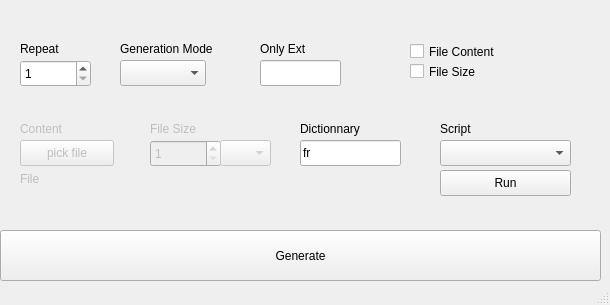
<?xml version="1.0" encoding="UTF-8"?>
<ui version="4.0">
 <class>MainWindow</class>
 <widget class="QMainWindow" name="MainWindow">
  <property name="geometry">
   <rect>
    <x>0</x>
    <y>0</y>
    <width>610</width>
    <height>305</height>
   </rect>
  </property>
  <property name="windowTitle">
   <string>MainWindow</string>
  </property>
  <widget class="QWidget" name="centralwidget">
   <widget class="QPushButton" name="generateButton">
    <property name="geometry">
     <rect>
      <x>0</x>
      <y>230</y>
      <width>601</width>
      <height>51</height>
     </rect>
    </property>
    <property name="text">
     <string>Generate</string>
    </property>
   </widget>
   <widget class="QSpinBox" name="repeatInput">
    <property name="geometry">
     <rect>
      <x>20</x>
      <y>60</y>
      <width>71</width>
      <height>27</height>
     </rect>
    </property>
    <property name="minimum">
     <number>1</number>
    </property>
    <property name="maximum">
     <number>1000000</number>
    </property>
   </widget>
   <widget class="QLabel" name="label">
    <property name="geometry">
     <rect>
      <x>20</x>
      <y>40</y>
      <width>66</width>
      <height>18</height>
     </rect>
    </property>
    <property name="text">
     <string>Repeat</string>
    </property>
   </widget>
   <widget class="QComboBox" name="generatonComboBox">
    <property name="geometry">
     <rect>
      <x>120</x>
      <y>60</y>
      <width>86</width>
      <height>26</height>
     </rect>
    </property>
   </widget>
   <widget class="QLabel" name="label_2">
    <property name="geometry">
     <rect>
      <x>120</x>
      <y>40</y>
      <width>121</width>
      <height>18</height>
     </rect>
    </property>
    <property name="text">
     <string>Generation Mode</string>
    </property>
   </widget>
   <widget class="QLineEdit" name="onlyExtInput">
    <property name="geometry">
     <rect>
      <x>260</x>
      <y>60</y>
      <width>81</width>
      <height>26</height>
     </rect>
    </property>
   </widget>
   <widget class="QLabel" name="label_3">
    <property name="geometry">
     <rect>
      <x>260</x>
      <y>40</y>
      <width>81</width>
      <height>18</height>
     </rect>
    </property>
    <property name="text">
     <string>Only Ext</string>
    </property>
   </widget>
   <widget class="QPushButton" name="pickFileButton">
    <property name="enabled">
     <bool>false</bool>
    </property>
    <property name="geometry">
     <rect>
      <x>20</x>
      <y>140</y>
      <width>94</width>
      <height>26</height>
     </rect>
    </property>
    <property name="text">
     <string>pick file</string>
    </property>
    <property name="checkable">
     <bool>false</bool>
    </property>
    <property name="checked">
     <bool>false</bool>
    </property>
    <property name="flat">
     <bool>false</bool>
    </property>
   </widget>
   <widget class="QLabel" name="fileLabel">
    <property name="enabled">
     <bool>false</bool>
    </property>
    <property name="geometry">
     <rect>
      <x>20</x>
      <y>170</y>
      <width>381</width>
      <height>18</height>
     </rect>
    </property>
    <property name="text">
     <string>File</string>
    </property>
   </widget>
   <widget class="QLabel" name="contentLabel">
    <property name="enabled">
     <bool>false</bool>
    </property>
    <property name="geometry">
     <rect>
      <x>20</x>
      <y>120</y>
      <width>66</width>
      <height>18</height>
     </rect>
    </property>
    <property name="text">
     <string>Content</string>
    </property>
   </widget>
   <widget class="QSpinBox" name="fileSizeInput">
    <property name="enabled">
     <bool>false</bool>
    </property>
    <property name="geometry">
     <rect>
      <x>150</x>
      <y>140</y>
      <width>71</width>
      <height>27</height>
     </rect>
    </property>
    <property name="minimum">
     <number>1</number>
    </property>
    <property name="maximum">
     <number>999</number>
    </property>
   </widget>
   <widget class="QLabel" name="fileSizeLabel">
    <property name="enabled">
     <bool>false</bool>
    </property>
    <property name="geometry">
     <rect>
      <x>150</x>
      <y>120</y>
      <width>66</width>
      <height>18</height>
     </rect>
    </property>
    <property name="text">
     <string>File Size</string>
    </property>
   </widget>
   <widget class="QComboBox" name="fileSizeTypeComboBox">
    <property name="enabled">
     <bool>false</bool>
    </property>
    <property name="geometry">
     <rect>
      <x>220</x>
      <y>140</y>
      <width>51</width>
      <height>26</height>
     </rect>
    </property>
   </widget>
   <widget class="QLineEdit" name="dictInput">
    <property name="geometry">
     <rect>
      <x>300</x>
      <y>140</y>
      <width>101</width>
      <height>26</height>
     </rect>
    </property>
    <property name="text">
     <string>fr</string>
    </property>
   </widget>
   <widget class="QLabel" name="label_7">
    <property name="geometry">
     <rect>
      <x>300</x>
      <y>120</y>
      <width>101</width>
      <height>18</height>
     </rect>
    </property>
    <property name="text">
     <string>Dictionnary</string>
    </property>
   </widget>
   <widget class="QCheckBox" name="fileContentCheckBox">
    <property name="geometry">
     <rect>
      <x>410</x>
      <y>40</y>
      <width>111</width>
      <height>23</height>
     </rect>
    </property>
    <property name="text">
     <string>File Content</string>
    </property>
   </widget>
   <widget class="QCheckBox" name="fileSizeCheckBox">
    <property name="geometry">
     <rect>
      <x>410</x>
      <y>60</y>
      <width>91</width>
      <height>23</height>
     </rect>
    </property>
    <property name="text">
     <string>File Size</string>
    </property>
   </widget>
   <widget class="QLabel" name="label_4">
    <property name="geometry">
     <rect>
      <x>440</x>
      <y>120</y>
      <width>66</width>
      <height>18</height>
     </rect>
    </property>
    <property name="text">
     <string>Script</string>
    </property>
   </widget>
   <widget class="QComboBox" name="scriptComboBox">
    <property name="geometry">
     <rect>
      <x>440</x>
      <y>140</y>
      <width>131</width>
      <height>26</height>
     </rect>
    </property>
   </widget>
   <widget class="QPushButton" name="runButton">
    <property name="geometry">
     <rect>
      <x>440</x>
      <y>170</y>
      <width>131</width>
      <height>26</height>
     </rect>
    </property>
    <property name="text">
     <string>Run</string>
    </property>
   </widget>
  </widget>
  <widget class="QStatusBar" name="statusbar"/>
 </widget>
 <resources/>
 <connections/>
</ui>
